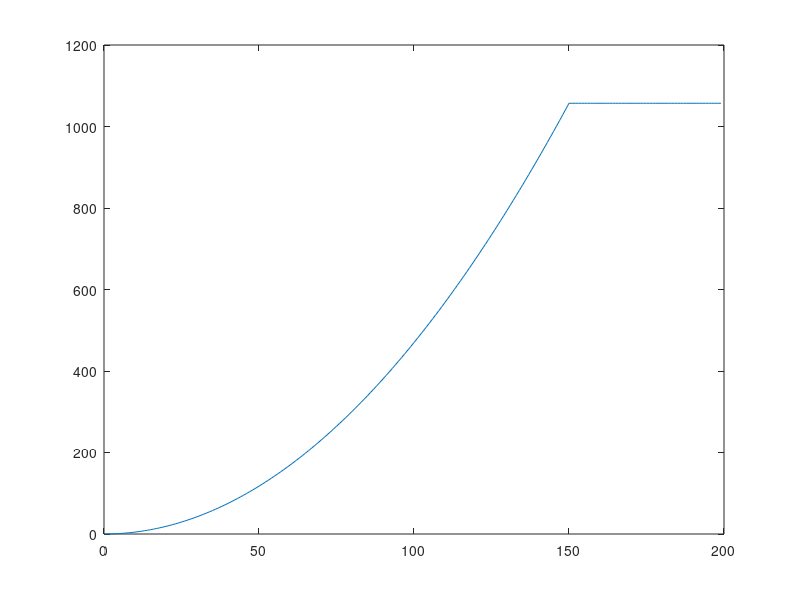

MATLAB code for this plot: (Note: this script raises an error after producing the figure.)
clear all;
clc
x = 0:150;
y = 0.04698*power(x,2);
fig_x = 0:199;
fig_y = 0.04698*150*150*ones(1,200);
fig_y(1:151) = y;
figure(1)
p1 = plot(fig_x,fig_y);
hold on;
p2 = plot(fig_x(151),fig_y(151),'O','color','r');
set(gca,'fontsize',12)
grid minor;
title('热释放速率曲线','fontsize',14);
xlabel('时间 s','fontsize',14);
ylabel('热释放速率 kW/s^2','fontsize',14);
hold off;
legend(p1,'热释放速率','fontsize',12,'Location','southeast')
text(fig_x(151)-20,fig_y(151)+50,'Q_{max}=1051.05kJ','fontsize',12);
